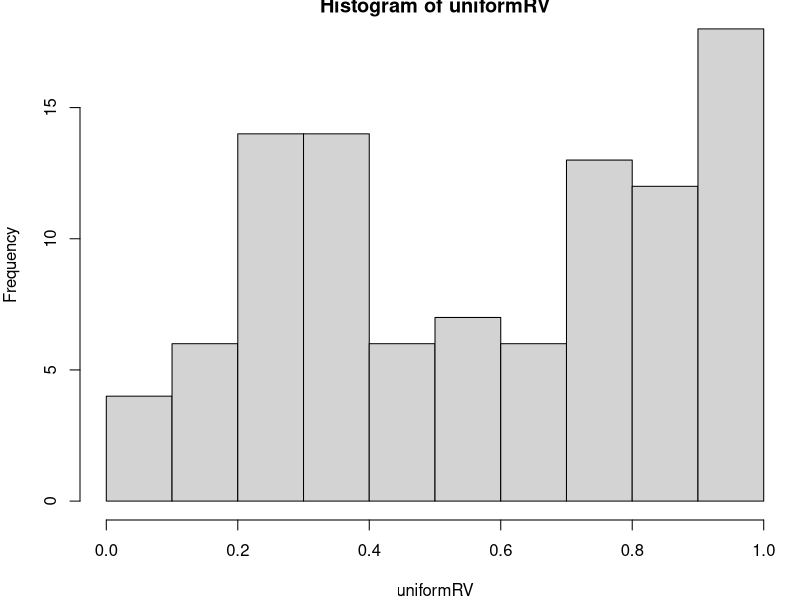
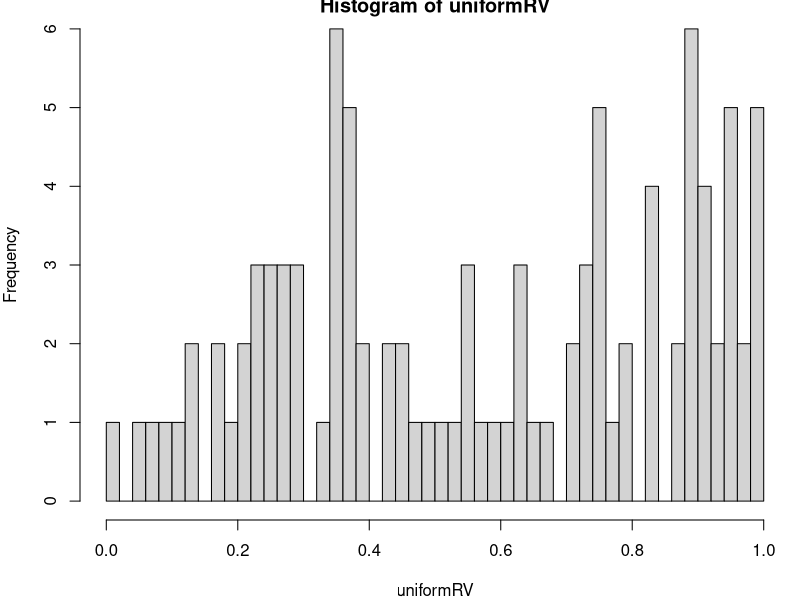
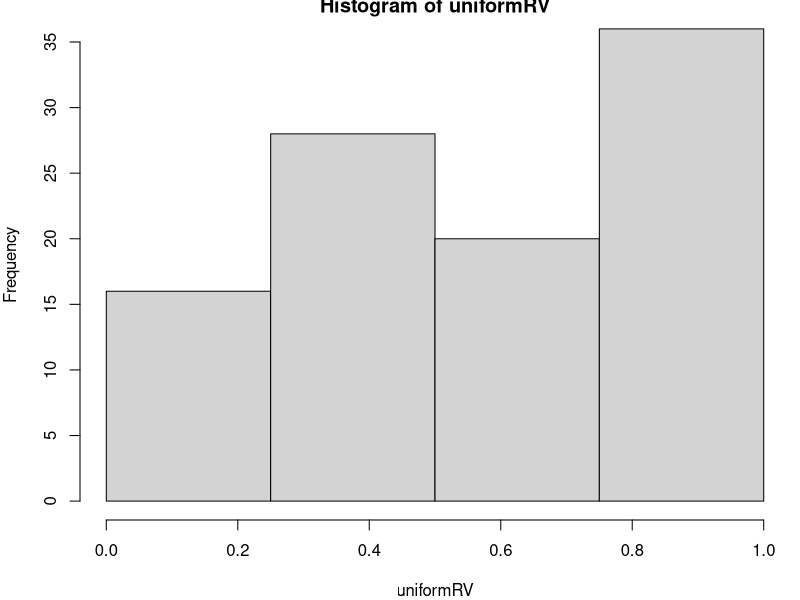
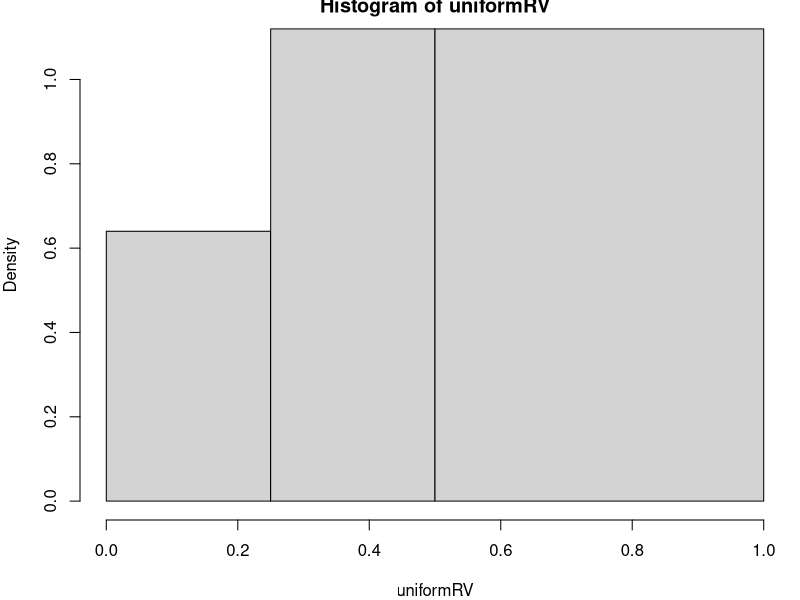
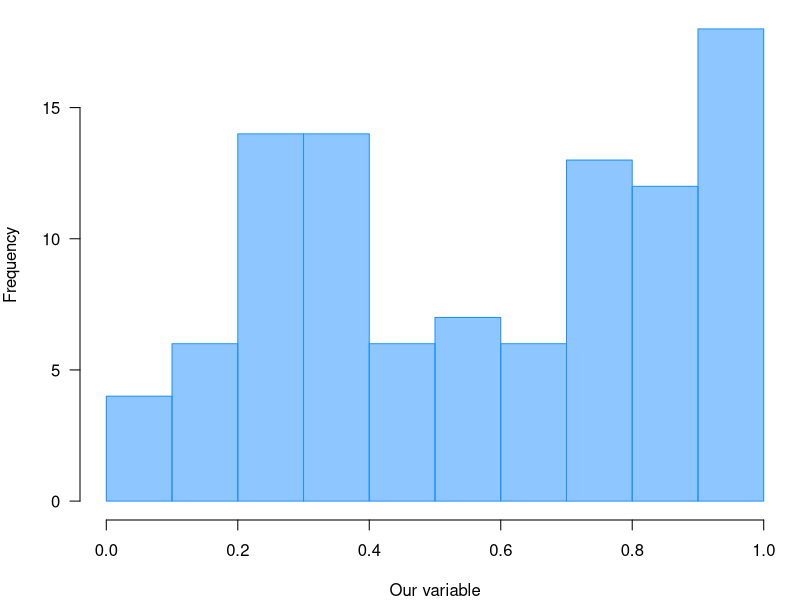
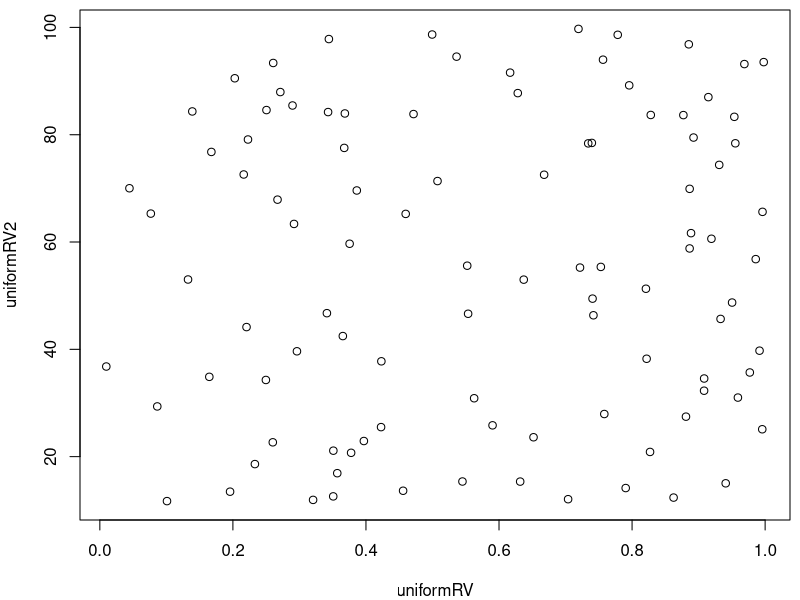
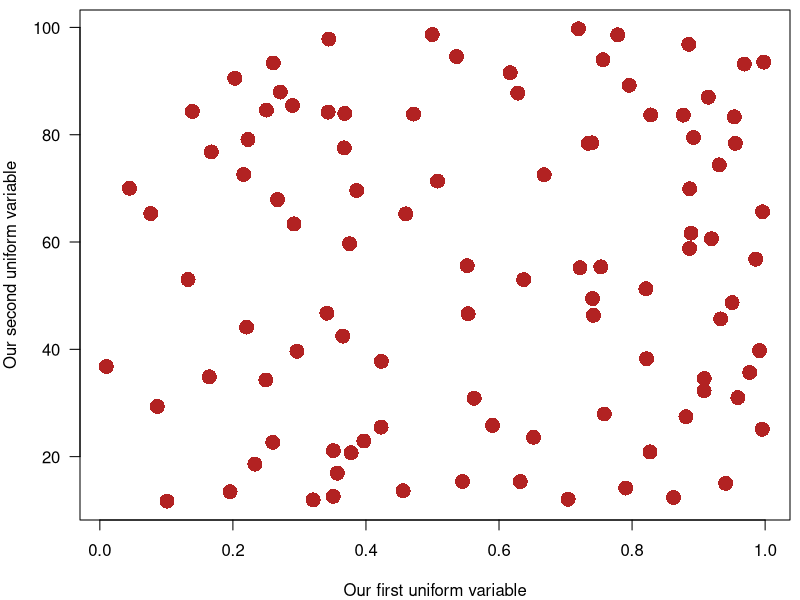
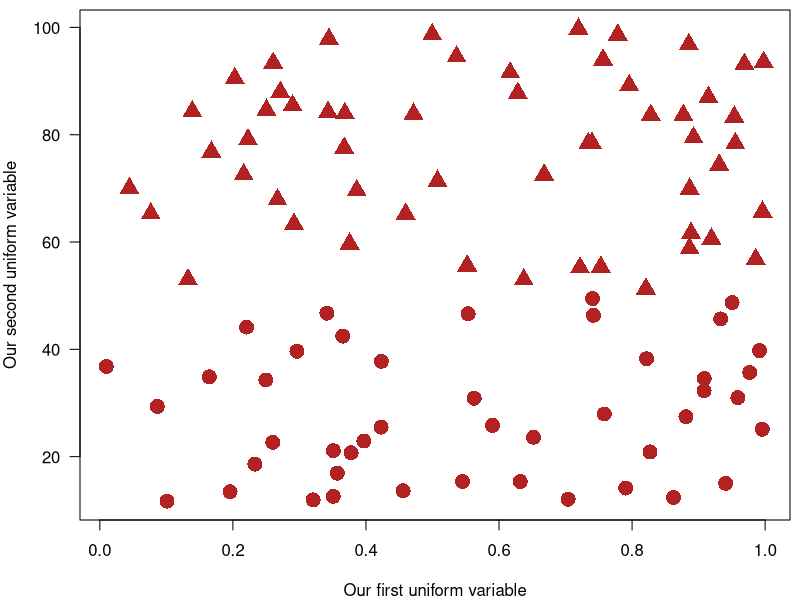

Reproduce these figures in R, in order.
## ---- chunk 1

par(mar=c(4,4,0.5,0.5))

## ---- chunk 2

uniformRV <- runif(100)
hist(uniformRV)

## ---- chunk 3

hist(uniformRV, breaks=50)
hist(uniformRV, breaks=c(0,0.25,0.5,0.75,1))

hist(uniformRV, breaks=c(0,0.25,0.5,1))

## ---- chunk 4

par(mar=c(4,4,0.5,0.5))
hist(uniformRV, breaks=10, 
  xlab='Our variable', ylab='Frequency', 
  main='', las=1, 
  col=adjustcolor('dodgerblue', 0.5), 
  border='dodgerblue')

## ---- chunk 5

uniformRV2 <- runif(100, 10, 100)

plot(uniformRV, uniformRV2)

## ---- chunk 6

plot(x=uniformRV, y=uniformRV2, 
  pch=16, cex=2, las=1, 
  xlab = 'Our first uniform variable', 
  ylab='Our second uniform variable', 
  col='firebrick')

## ---- chunk 7

plot(x=uniformRV, y=uniformRV2, 
  pch=c(16,17)[1+(uniformRV2 > 50)], 
  cex=2, las=1, 
  xlab = 'Our first uniform variable', 
  ylab='Our second uniform variable', 
  col='firebrick')

## ---- chunk 8

1+(uniformRV2 > 50)

## ---- chunk 9

control <- rnorm(100, 2, 0.1)
N <- rnorm(100, 3, 0.25)
P <- rnorm(100, 3.5, 0.5)
NP <- rnorm(100, 6, 0.4)

## ---- chunk 10

plantDF <- data.frame(performance=c(control, N, P, NP), 
  treatment=c(
    rep('control',100), rep('N', 100), 
    rep('P', 100), rep('NP',100))
)

plot(as.factor(plantDF$treatment), plantDF$performance)

boxplot(plantDF$performance ~ plantDF$treatment)

## ---- chunk 11

boxplot(control, N, P, NP)

## ---- chunk 12

plantDF$trtFactor <- factor(plantDF$treatment, levels=unique(plantDF$treatment))

plot(plantDF$trtFactor, plantDF$performance)

## ---- chunk 13

plantDF$trtFactor <- factor(plantDF$treatment, levels=c('control', 'N', 'P', 'NP'))

plot(plantDF$trtFactor, plantDF$performance)

## ---- chunk 14

summary(lm(plantDF$performance ~ plantDF$trtFactor))

t.test(plantDF$performance[which(plantDF$trt=='control')], 
  plantDF$performance[which(plantDF$trt=='N')])


## ---- chunk 15

plot(plantDF$trtFactor, plantDF$performance)
title('Look at the differences when we add N and P!', line=1)
points(y=plantDF$performance, x=plantDF$trtFactor,
  col=adjustcolor(1,0.25), pch=16)

legend('topleft', legend=c('control', 'N', 'P', 'NP'), 
  col=1:4, pch=16, bty='n')

## ---- chunk 16

sessionInfo()

